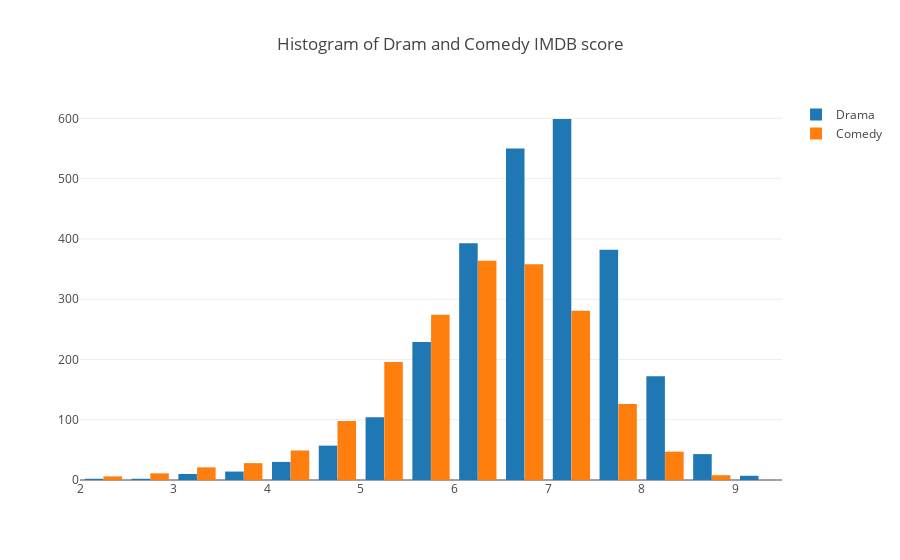

The notebook cell saved with this chart:
### Markdown cell above
- If we want to compare the histogram of two groups, we can add one more element to our data list.
- For example, the imdb score of two different genres.

### Code cell
drama_imdb = df_genre.loc[df_genre.genres=='Drama']['imdb_score']
comedy_imdb = df_genre.loc[df_genre.genres=='Comedy']['imdb_score']
# or
#groups = df[['genres','imdb_score']].groupby('genres')
#drama_imdb = groups.get_group('Drama').imdb_score
#comedy_imdb = groups.get_group('Comedy').imdb_score


getbins = lambda t:{'start':t.min(),'end':t.max(), 'size':0.5}

trace0 = Histogram(x=drama_imdb,
                   name='Drama',
                   xbins=getbins(drama_imdb))

trace1 = Histogram(x=comedy_imdb,
                   name='Comedy',
                   xbins=getbins(drama_imdb))

data = [trace0, trace1]

layout = Layout(title="Histogram of Dram and Comedy IMDB score",
               bargroupgap=0.01)
fig = Figure(data=data, layout=layout)

plotly.offline.iplot(fig, show_link=True, image_width=600, image_height=400)

### Figure 1 — Plotly figure (JSON) as saved in the notebook; plotly's stock layout.template omitted (floating-point values rounded to 4 significant figures; data arrays with more than 128 entries replaced by an {"elided": "..."} marker saying what was removed)
{"data": [{"name": "Drama", "type": "histogram", "uid": "587260a2-d9af-420a-adf2-7a0d6e65b36b", "x": {"elided": "2594 float values"}, "xbins": {"end": 9.3, "size": 0.5, "start": 2}}, {"name": "Comedy", "type": "histogram", "uid": "70f3d66e-de1b-4587-9a97-a2b6b772366d", "x": {"elided": "1872 float values"}, "xbins": {"end": 9.3, "size": 0.5, "start": 2}}], "layout": {"bargroupgap": 0.01, "title": {"text": "Histogram of Dram and Comedy IMDB score"}}}
